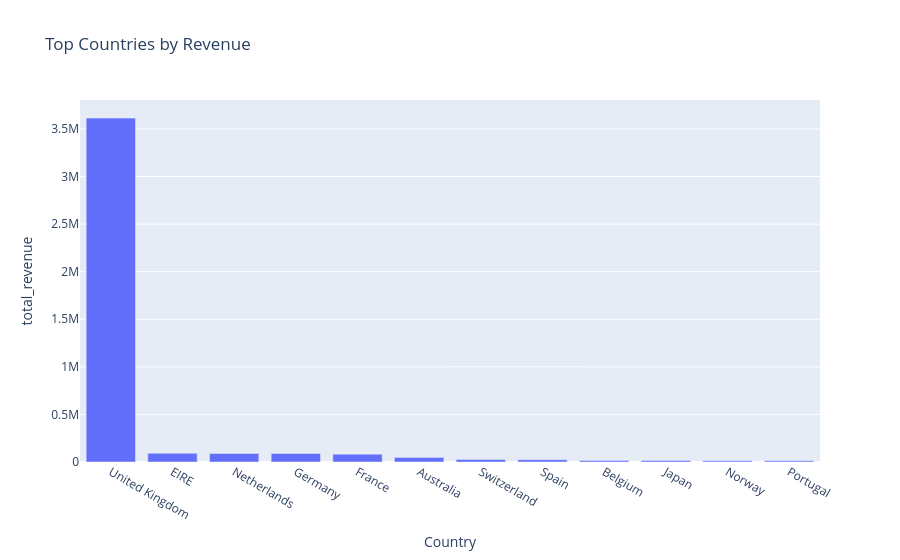

Write notebook code for a chart like this one.
### Code cell
country_agg = df.groupby('Country').agg(total_revenue=('total_price','sum'), avg_order=('total_price','mean'), n_orders=('Invoice','nunique')).reset_index()
country_agg = country_agg.sort_values('total_revenue', ascending=False).head(12)
fig = px.bar(country_agg, x='Country', y='total_revenue', hover_data=['avg_order','n_orders'], title='Top Countries by Revenue')
fig.show()

### Figure 1 — Plotly figure (JSON) as saved in the notebook; plotly's stock layout.template omitted (floating-point values rounded to 4 significant figures)
{"data": [{"customdata": [[17.19, 9188.0], [29.2, 139.0], [110.7, 40.0], [22.5, 254.0], [20.52, 198.0], [124.6, 31.0], [31.94, 26.0], [23.55, 44.0], [19.33, 51.0], [69.51, 16.0], [28.1, 19.0], [16.05, 28.0]], "hovertemplate": "Country=%{x}<br>total_revenue=%{y}<br>avg_order=%{customdata[0]}<br>n_orders=%{customdata[1]}<extra></extra>", "legendgroup": "", "marker": {"color": "#636efa", "pattern": {"shape": ""}}, "name": "", "orientation": "v", "showlegend": false, "textposition": "auto", "type": "bar", "x": ["United Kingdom", "EIRE", "Netherlands", "Germany", "France", "Australia", "Switzerland", "Spain", "Belgium", "Japan", "Norway", "Portugal"], "xaxis": "x", "y": [3614000.0, 91790.0, 89850.0, 88960.0, 82740.0, 48460.0, 27050.0, 23760.0, 16800.0, 15220.0, 13180.0, 12100.0], "yaxis": "y"}], "layout": {"barmode": "relative", "legend": {"tracegroupgap": 0}, "title": {"text": "Top Countries by Revenue"}, "xaxis": {"anchor": "y", "domain": [0, 1], "title": {"text": "Country"}}, "yaxis": {"anchor": "x", "domain": [0, 1], "title": {"text": "total_revenue"}}}}
